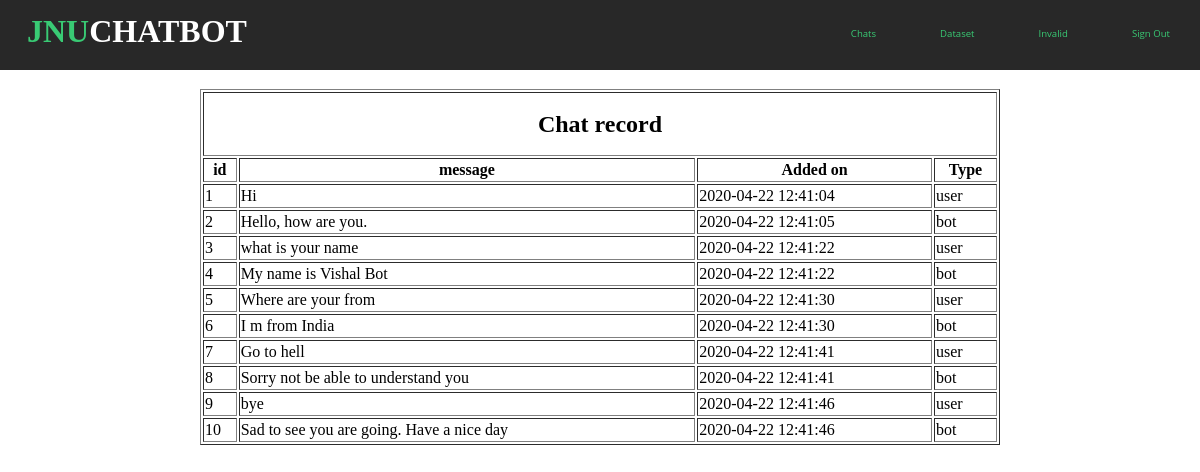
Page /adminlogin.php on the committed database.
### tables this page shows
CREATE TABLE `message` (
  `id` int(11) NOT NULL,
  `message` text NOT NULL,
  `added_on` datetime NOT NULL,
  `type` varchar(10) NOT NULL
);

### adminlogin.php (the view, shortened to what this page needs)
<!DOCTYPE html>
<html lang="en">
<head>
	<link rel="stylesheet" href="navbar.css">
</head>
<header>
	<h1>JNU<span>CHAT<span>BOT</span></span></h1>
	<nav>
		<ul>
			<li><a href="adminlogin.php">Chats</a></li>
			<li><a href="qna.php">Dataset</a></li>
			<li><a href="invalid.php">Invalid</a></li>
			<li><a href="index.php">Sign Out</a></li>
		</ul>
	</nav>
</header>
<body>
	<table align="center" border="1px" style="width: 800px;line-height: 20px">
		<tr>
			<th colspan="4"><h2>Chat record</h2></th>
		<tr>
			<th align="center">id</th>
			<th align="center">message</th>
			<th align="center">Added on</th>
			<th align="center">Type</th>
		</tr>
	<?php
	require_once 'dbconfig/config.php';
		try {
			$sql = "SELECT id,message,added_on,type FROM message";
			$stmt = $db->prepare($sql);
			$stmt->execute();
			if($stmt->rowCount() > 0){
				while ($row =$stmt->fetch(PDO::FETCH_ASSOC)) {
				echo "<tr><td>".$row["id"]."</td><td>".$row["message"]." </td><td> ".$row["added_on"]." </td><td> ".$row['type']."</td></tr>";
			}
			echo "</table>";
		} else {
			echo "0 result";
		}
		} catch (PDOException $e) {
			throw new PDOException($e->getMessage());
		}
	?>
</body>
</html>

### navbar.css (style rules this page uses)
body,html { margin: 0; padding: 0; }
header { width: 100%; height: 70px; background-color: #282828; }
h1 { position: absolute; padding: 3px; float: left; margin-left: 2%; margin-top: 10px; font-family: 'Alfa Slab One',cursive; color: #39ca74; }
span { color: #ffffff; }
ul { width: auto; float: right; margin-top: 8px; }
li { display: inline-block; padding: 15px 30px; }
a { text-align: center; color: #39ca74; text-decoration: none; font-family: 'Open Sans',sans-serif; font-size: 0.8vw; }

### rows in the picture
message: id "1", message "Hi", added_on "2020-04-22 12:41:04", type "user"
message: id "2", message "Hello, how are you.", added_on "2020-04-22 12:41:05", type "bot"
message: id "3", message "what is your name", added_on "2020-04-22 12:41:22", type "user"
message: id "4", message "My name is Vishal Bot", added_on "2020-04-22 12:41:22", type "bot"
message: id "5", message "Where are your from", added_on "2020-04-22 12:41:30", type "user"
message: id "6", message "I m from India", added_on "2020-04-22 12:41:30", type "bot"
message: id "7", message "Go to hell", added_on "2020-04-22 12:41:41", type "user"
message: id "8", message "Sorry not be able to understand you", added_on "2020-04-22 12:41:41", type "bot"
message: id "9", message "bye", added_on "2020-04-22 12:41:46", type "user"
message: id "10", message "Sad to see you are going. Have a nice day", added_on "2020-04-22 12:41:46", type "bot"
